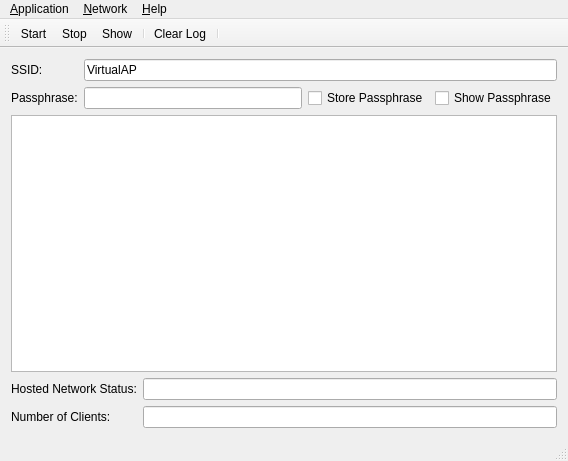
<?xml version="1.0" encoding="UTF-8"?>
<ui version="4.0">
 <class>MainWindow</class>
 <widget class="QMainWindow" name="MainWindow">
  <property name="geometry">
   <rect>
    <x>0</x>
    <y>0</y>
    <width>568</width>
    <height>461</height>
   </rect>
  </property>
  <property name="windowTitle">
   <string>WLAN Hosted Network Manager</string>
  </property>
  <property name="windowIcon">
   <iconset resource="hostednetwork-gui.qrc">
    <normaloff>:/images/wifi.png</normaloff>:/images/wifi.png</iconset>
  </property>
  <widget class="QWidget" name="centralWidget">
   <layout class="QGridLayout" name="gridLayout_3">
    <item row="0" column="0">
     <layout class="QGridLayout" name="gridLayout">
      <item row="0" column="0">
       <widget class="QLabel" name="ssidLabel">
        <property name="text">
         <string>SSID:</string>
        </property>
       </widget>
      </item>
      <item row="0" column="1" colspan="3">
       <widget class="QLineEdit" name="ssidLineEdit">
        <property name="text">
         <string>VirtualAP</string>
        </property>
       </widget>
      </item>
      <item row="1" column="0">
       <widget class="QLabel" name="passphraseLabel">
        <property name="text">
         <string>Passphrase:</string>
        </property>
       </widget>
      </item>
      <item row="1" column="1">
       <widget class="QLineEdit" name="passphraseLineEdit">
        <property name="echoMode">
         <enum>QLineEdit::Password</enum>
        </property>
       </widget>
      </item>
      <item row="1" column="3">
       <widget class="QCheckBox" name="showPassphraseCheckBox">
        <property name="text">
         <string>Show Passphrase</string>
        </property>
       </widget>
      </item>
      <item row="1" column="2">
       <widget class="QCheckBox" name="storePassphraseCheckBox">
        <property name="text">
         <string>Store Passphrase</string>
        </property>
       </widget>
      </item>
     </layout>
    </item>
    <item row="1" column="0">
     <widget class="QPlainTextEdit" name="logTextEdit">
      <property name="font">
       <font>
        <family>Lucida Console</family>
        <pointsize>8</pointsize>
       </font>
      </property>
      <property name="readOnly">
       <bool>true</bool>
      </property>
     </widget>
    </item>
    <item row="2" column="0">
     <layout class="QGridLayout" name="gridLayout_2">
      <item row="0" column="0">
       <widget class="QLabel" name="statusLabel">
        <property name="text">
         <string>Hosted Network Status:</string>
        </property>
       </widget>
      </item>
      <item row="0" column="1">
       <widget class="QLineEdit" name="statusLineEdit">
        <property name="readOnly">
         <bool>true</bool>
        </property>
       </widget>
      </item>
      <item row="1" column="0">
       <widget class="QLabel" name="numberClientsLabel">
        <property name="text">
         <string>Number of Clients:</string>
        </property>
       </widget>
      </item>
      <item row="1" column="1">
       <widget class="QLineEdit" name="numberClientsLineEdit">
        <property name="readOnly">
         <bool>true</bool>
        </property>
       </widget>
      </item>
     </layout>
    </item>
   </layout>
  </widget>
  <widget class="QMenuBar" name="menuBar">
   <property name="geometry">
    <rect>
     <x>0</x>
     <y>0</y>
     <width>568</width>
     <height>21</height>
    </rect>
   </property>
   <widget class="QMenu" name="menuApplication">
    <property name="title">
     <string>&amp;Application</string>
    </property>
    <addaction name="actionClearLog"/>
    <addaction name="separator"/>
    <addaction name="actionMinimizeToTray"/>
    <addaction name="actionExit"/>
   </widget>
   <widget class="QMenu" name="menuNetwork">
    <property name="title">
     <string>&amp;Network</string>
    </property>
    <addaction name="actionStart"/>
    <addaction name="actionStop"/>
    <addaction name="actionShow"/>
   </widget>
   <widget class="QMenu" name="menuHelp">
    <property name="title">
     <string>&amp;Help</string>
    </property>
    <addaction name="actionAbout"/>
   </widget>
   <addaction name="menuApplication"/>
   <addaction name="menuNetwork"/>
   <addaction name="menuHelp"/>
  </widget>
  <widget class="QToolBar" name="mainToolBar">
   <property name="windowTitle">
    <string>Main Toolbar</string>
   </property>
   <attribute name="toolBarArea">
    <enum>TopToolBarArea</enum>
   </attribute>
   <attribute name="toolBarBreak">
    <bool>false</bool>
   </attribute>
   <addaction name="actionStart"/>
   <addaction name="actionStop"/>
   <addaction name="actionShow"/>
   <addaction name="separator"/>
   <addaction name="actionClearLog"/>
   <addaction name="separator"/>
  </widget>
  <widget class="QStatusBar" name="statusBar"/>
  <action name="actionExit">
   <property name="icon">
    <iconset resource="hostednetwork-gui.qrc">
     <normaloff>:/images/exit.png</normaloff>:/images/exit.png</iconset>
   </property>
   <property name="text">
    <string>E&amp;xit</string>
   </property>
   <property name="shortcut">
    <string>Ctrl+Q</string>
   </property>
  </action>
  <action name="actionStart">
   <property name="icon">
    <iconset resource="hostednetwork-gui.qrc">
     <normaloff>:/images/start.png</normaloff>:/images/start.png</iconset>
   </property>
   <property name="text">
    <string>&amp;Start</string>
   </property>
   <property name="toolTip">
    <string>Start Hosted Network</string>
   </property>
   <property name="shortcut">
    <string>Ctrl+S</string>
   </property>
  </action>
  <action name="actionStop">
   <property name="icon">
    <iconset resource="hostednetwork-gui.qrc">
     <normaloff>:/images/stop.png</normaloff>:/images/stop.png</iconset>
   </property>
   <property name="text">
    <string>Sto&amp;p</string>
   </property>
   <property name="toolTip">
    <string>Stop Hosted Network</string>
   </property>
   <property name="shortcut">
    <string>Ctrl+P</string>
   </property>
  </action>
  <action name="actionShow">
   <property name="icon">
    <iconset resource="hostednetwork-gui.qrc">
     <normaloff>:/images/show.png</normaloff>:/images/show.png</iconset>
   </property>
   <property name="text">
    <string>Sho&amp;w</string>
   </property>
   <property name="toolTip">
    <string>Show Hosted Network</string>
   </property>
   <property name="shortcut">
    <string>Ctrl+W</string>
   </property>
  </action>
  <action name="actionRefresh">
   <property name="icon">
    <iconset resource="hostednetwork-gui.qrc">
     <normaloff>:/images/refresh.png</normaloff>:/images/refresh.png</iconset>
   </property>
   <property name="text">
    <string>&amp;Refresh</string>
   </property>
   <property name="toolTip">
    <string>Refresh Hosted Network</string>
   </property>
   <property name="shortcut">
    <string>Ctrl+R</string>
   </property>
  </action>
  <action name="actionAbout">
   <property name="icon">
    <iconset resource="hostednetwork-gui.qrc">
     <normaloff>:/images/about.png</normaloff>:/images/about.png</iconset>
   </property>
   <property name="text">
    <string>&amp;About ...</string>
   </property>
  </action>
  <action name="actionMinimizeToTray">
   <property name="icon">
    <iconset resource="hostednetwork-gui.qrc">
     <normaloff>:/images/minimizetotray.png</normaloff>:/images/minimizetotray.png</iconset>
   </property>
   <property name="text">
    <string>Minimize to &amp;Tray ...</string>
   </property>
   <property name="shortcut">
    <string>Ctrl+T</string>
   </property>
  </action>
  <action name="actionClearLog">
   <property name="icon">
    <iconset resource="hostednetwork-gui.qrc">
     <normaloff>:/images/clear.png</normaloff>:/images/clear.png</iconset>
   </property>
   <property name="text">
    <string>Clear &amp;Log</string>
   </property>
   <property name="shortcut">
    <string>Ctrl+L</string>
   </property>
  </action>
 </widget>
 <layoutdefault spacing="6" margin="11"/>
 <tabstops>
  <tabstop>ssidLineEdit</tabstop>
  <tabstop>passphraseLineEdit</tabstop>
  <tabstop>showPassphraseCheckBox</tabstop>
  <tabstop>logTextEdit</tabstop>
 </tabstops>
 <resources>
  <include location="hostednetwork-gui.qrc"/>
 </resources>
 <connections/>
</ui>
